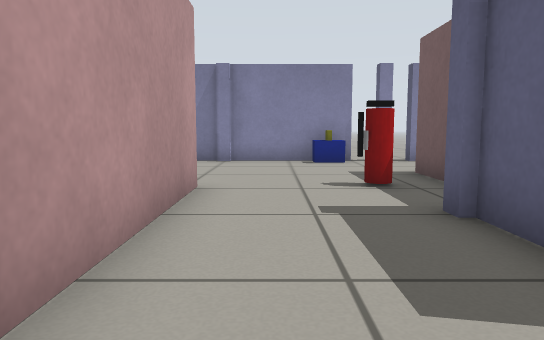
view 1 (above)

16 first-person views from a walk through a robot-simulator world made for Gazebo. The camera is 0.5 m above the floor, tilts 6° down and sees 70° across. The floor is counted in squares, 0.5 m on a side. Each view is taken from the middle of a square. On the plan, view 1 faces up. The plan holds only what a view shows up to about 13 squares ahead; the rest is blank. Robots are left out.

view 2
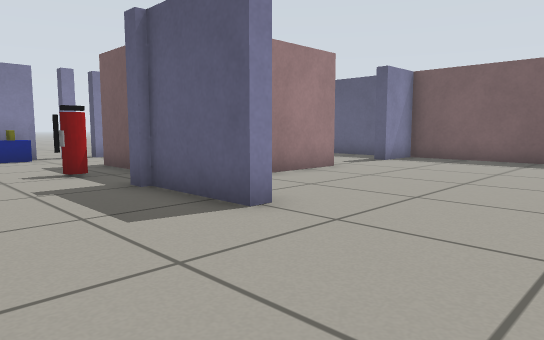

view 3
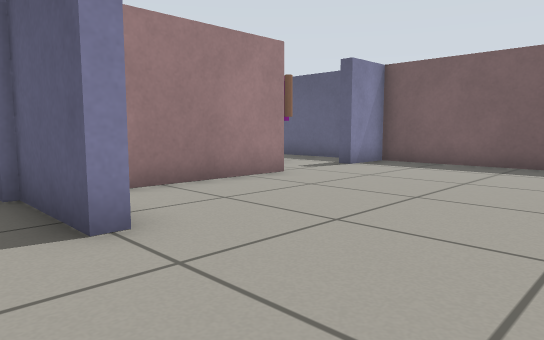

view 4
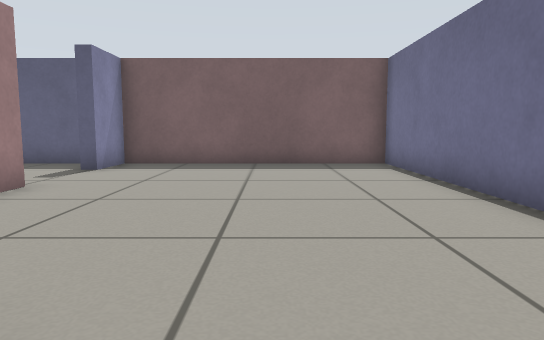

view 5
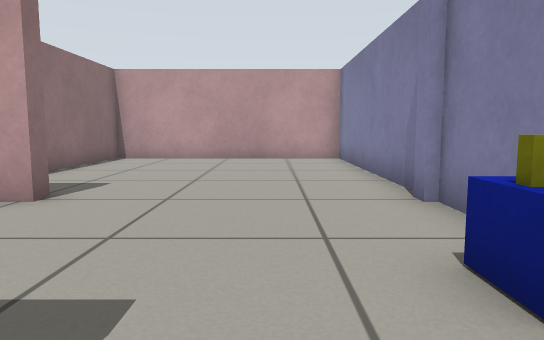

view 6
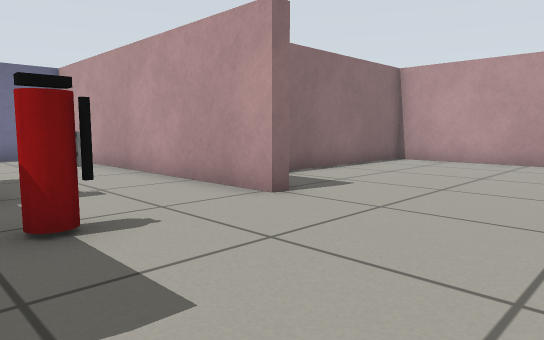

view 7
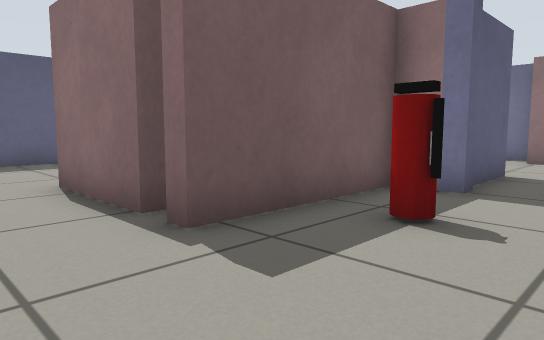

view 8
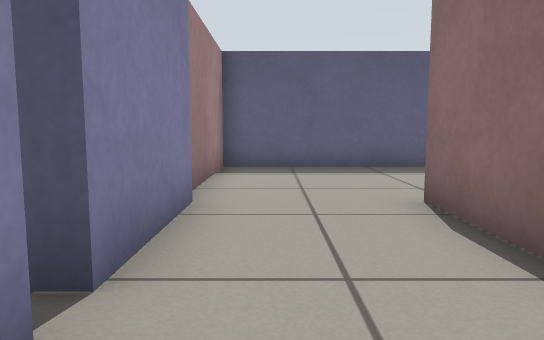

view 9
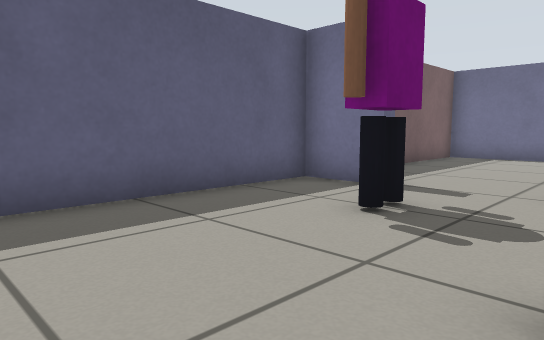

view 10
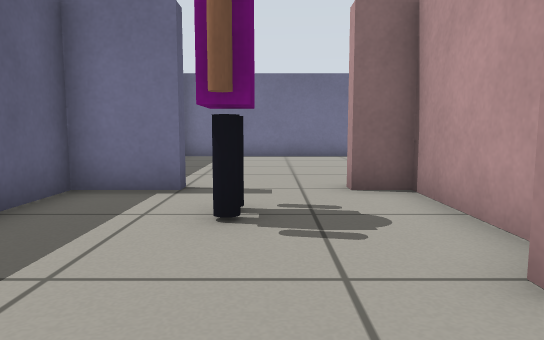

view 11
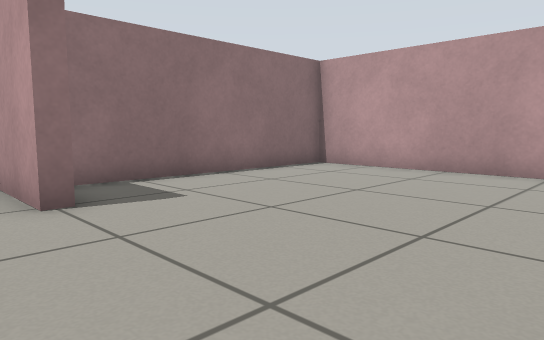

view 12
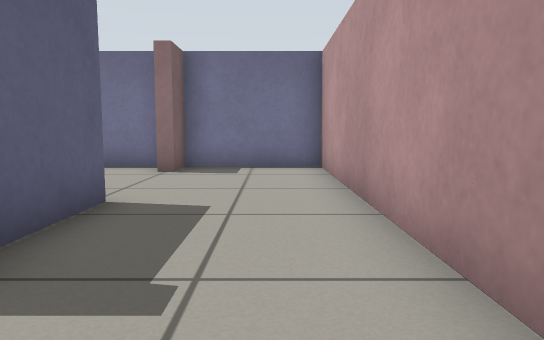

view 13
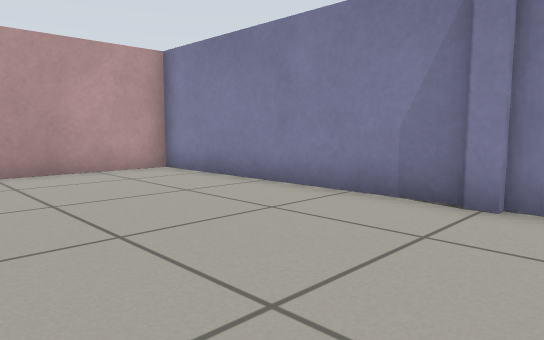

view 14
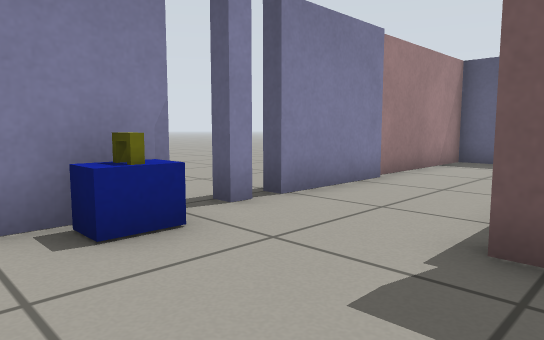

view 15
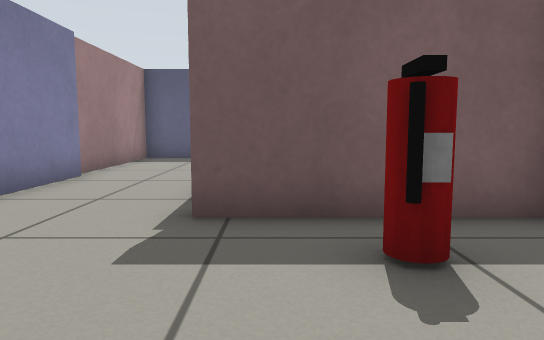

view 16
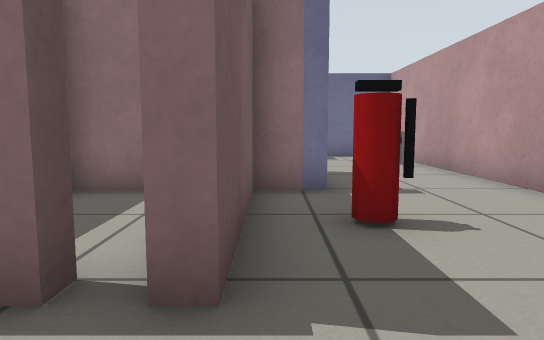

### Floor plan
Ten units are one square. View 1 is at (0, 0); x grows to the right and y downward. Boxes are objects, and circles mark ways between rooms. Rooms are numbered by the first view taken in them; rooms with no view inside come last. Other rooms are left out.
<svg viewBox="-98 -128 226 166">
<path fill="none" stroke="#000" d="M28 -17 23 -17M77 -47 77 -43 39 -43M29 33 123 33 123 -43 105 -43M-13 -5 -13 33 23 33 23 21 28 21M-18 -67 -13 -67 -13 -5M-12 -121 -18 -121M-16 -123 -93 -123 -93 -47 -22 -47M15 -123 -14 -123M21 -42 21 -47 33 -47 33 -89 38 -89M43 -85 43 -89 74 -89M23 -17 23 -44M74 -121 43 -121M67 -76 67 -47 77 -47M105 -43 105 -47 123 -47 123 -123 76 -123M50 -47 64 -47"/>
<rect x="15" y="-75" width="10" height="10" fill="#bbb"><title>other object</title></rect>
<rect x="85" y="-75" width="20" height="20" fill="#bbb"><title>other object</title></rect>
<circle cx="0" cy="-13" r="3" fill="#2a7"/>
<circle cx="90" cy="-50" r="3" fill="#2a7"/>
<circle cx="80" cy="-105" r="3" fill="#2a7"/>
<circle cx="40" cy="-80" r="3" fill="#2a7"/>
<text x="60" y="-10">1</text>
<text x="-20" y="-80">2</text>
<text x="90" y="-80">3</text>
<text x="50" y="-70">4</text>
</svg>
Room 1 opens to room 2. Room 1 opens to room 3. Room 2 opens to room 3. Room 2 opens to room 4.

Where each view was taken, in squares from view 1:
view 1: 0 up, 0 right, facing up
view 2: 2 down, 1 left, facing up-right
view 3: 2 down, 1 right, facing up-right
view 4: 0 up, 1 right, facing right
view 5: 10 up, 4 right, facing left
view 6: 11 up, 3 right, facing down-left
view 7: 11 up, 0 right, facing down-right
view 8: 11 up, 2 right, facing right
view 9: 11 up, 7 right, facing down-right
view 10: 11 up, 9 right, facing down
view 11: 12 up, 0 right, facing down-left
view 12: 7 up, 0 right, facing down
view 13: 7 up, 0 right, facing up-left
view 14: 8 up, 0 right, facing up-right
view 15: 8 up, 1 left, facing right
view 16: 11 up, 3 right, facing down
